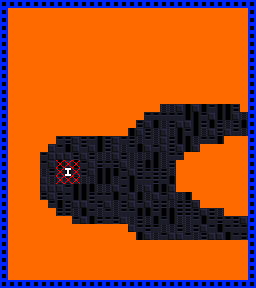

Rendered tile map (Tiled .tmx) drawn with the repository's tilesets; below, a short description and the map source with its tile grids summarised:
An orthogonal 32x36 tile map with 8x8 px tiles, 9 tile layers (Background, GeometryBG, GeometryDestroyable, Geometry, ...), 2 hidden layers not drawn, 2 tilesets and 142 objects.

<map version="1.0.0" orientation="orthogonal" renderorder="left-down" width="32" height="36" tilewidth="8" tileheight="8" nextobjectid="1">
 <tileset firstgid="1" source="exported_tilesets/Prototype Orange.tsx" />
 <tileset firstgid="86" name="Zeta" tilewidth="8" tileheight="8" spacing="1" margin="1" tilecount="176" columns="4">
  <image source="../Sprites/geometry/zeta_complex/zeta_complex.png" width="37" height="397" />
  <terraintypes>
   <terrain name="Purple" tile="-1" />
  </terraintypes>
  <tile id="0">
   <objectgroup draworder="index">
    <object id="1" x="0" y="0" width="8" height="8" />
   </objectgroup>
  </tile>
  <tile id="1">
   <objectgroup draworder="index">
    <object id="1" x="0" y="0" width="8" height="8" />
   </objectgroup>
  </tile>
  <tile id="2" terrain="0,,0,">
   <objectgroup draworder="index">
    <object id="2" x="0" y="0" width="8" height="8" />
   </objectgroup>
  </tile>
  <tile id="3">
   <objectgroup draworder="index">
    <object id="1" x="0" y="0" width="8" height="8" />
   </objectgroup>
  </tile>
  <tile id="4">
   <objectgroup draworder="index">
    <object id="1" x="0" y="0" width="8" height="8" />
   </objectgroup>
  </tile>
  <tile id="5" terrain="0,0,0,0">
   <objectgroup draworder="index">
    <object id="1" x="0" y="0" width="8" height="8" />
   </objectgroup>
  </tile>
  <tile id="6" terrain="0,0,0,0">
   <objectgroup draworder="index">
    <object id="1" x="0" y="0" width="8" height="8" />
   </objectgroup>
  </tile>
  <tile id="7" terrain="0,0,,">
   <objectgroup draworder="index">
    <object id="1" x="0" y="0" width="8" height="8" />
   </objectgroup>
  </tile>
  <tile id="8" terrain="0,,,">
   <objectgroup draworder="index">
    <object id="2" x="0" y="0">
     <polygon points="0,0 0,8 8,0" />
    </object>
   </objectgroup>
  </tile>
  <tile id="9" terrain=",,0,">
   <objectgroup draworder="index">
    <object id="2" x="0" y="0">
     <polygon points="0,0 0,8 8,8" />
    </object>
   </objectgroup>
  </tile>
  <tile id="10" terrain=",,0,0">
   <objectgroup draworder="index">
    <object id="1" x="0" y="0" width="8" height="8" />
   </objectgroup>
  </tile>
  <tile id="11" terrain=",,,0">
   <objectgroup draworder="index">
    <object id="3" x="0" y="8">
     <polygon points="0,0 8,-8 8,0 0,0" />
    </object>
   </objectgroup>
  </tile>
  <tile id="12">
   <objectgroup draworder="index">
    <object id="1" x="0" y="0" width="8" height="8" />
   </objectgroup>
  </tile>
  <tile id="13" terrain=",0,,0">
   <objectgroup draworder="index">
    <object id="1" x="0" y="0" width="8" height="8" />
   </objectgroup>
  </tile>
  <tile id="14" terrain=",0,,">
   <objectgroup draworder="index">
    <object id="2" x="0" y="0">
     <polygon points="0,0 8,8 8,0" />
    </object>
   </objectgroup>
  </tile>
  <tile id="15">
   <objectgroup draworder="index">
    <object id="1" x="5" y="0" width="3" height="8" />
   </objectgroup>
  </tile>
  <tile id="16">
   <objectgroup draworder="index">
    <object id="2" x="0" y="0" width="3" height="8" />
   </objectgroup>
  </tile>
  <tile id="17">
   <objectgroup draworder="index">
    <object id="1" x="0" y="0" width="8" height="8" />
   </objectgroup>
  </tile>
  <tile id="18">
   <objectgroup draworder="index">
    <object id="1" x="0" y="0" width="8" height="8" />
   </objectgroup>
  </tile>
  <tile id="19">
   <objectgroup draworder="index">
    <object id="1" x="0" y="0" width="8" height="8" />
   </objectgroup>
  </tile>
  <tile id="20">
   <objectgroup draworder="index">
    <object id="1" x="0" y="0" width="8" height="8" />
   </objectgroup>
  </tile>
  <tile id="21">
   <objectgroup draworder="index">
    <object id="1" x="0" y="0" width="8" height="8" />
   </objectgroup>
  </tile>
  <tile id="22">
   <objectgroup draworder="index">
    <object id="1" x="0" y="0" width="8" height="8" />
   </objectgroup>
  </tile>
  <tile id="23">
   <objectgroup draworder="index">
    <object id="1" x="0" y="0" width="8" height="8" />
   </objectgroup>
  </tile>
  <tile id="24">
   <objectgroup draworder="index">
    <object id="1" x="0" y="0" width="8" height="8" />
   </objectgroup>
  </tile>
  <tile id="25">
   <objectgroup draworder="index">
    <object id="1" x="0" y="0" width="8" height="8" />
   </objectgroup>
  </tile>
  <tile id="26">
   <objectgroup draworder="index">
    <object id="1" x="0" y="0" width="8" height="8" />
   </objectgroup>
  </tile>
  <tile id="27">
   <objectgroup draworder="index">
    <object id="1" x="0" y="0" width="8" height="8" />
   </objectgroup>
  </tile>
  <tile id="28">
   <objectgroup draworder="index">
    <object id="1" x="0" y="0" width="8" height="8" />
   </objectgroup>
  </tile>
  <tile id="29">
   <objectgroup draworder="index">
    <object id="1" x="0" y="0" width="8" height="8" />
   </objectgroup>
  </tile>
  <tile id="30">
   <objectgroup draworder="index">
    <object id="1" x="0" y="0" width="8" height="8" />
   </objectgroup>
  </tile>
  <tile id="31">
   <objectgroup draworder="index">
    <object id="1" x="0" y="0" width="8" height="8" />
   </objectgroup>
  </tile>
  <tile id="32">
   <objectgroup draworder="index">
    <object id="1" x="0" y="0" width="8" height="8" />
   </objectgroup>
  </tile>
  <tile id="33">
   <objectgroup draworder="index">
    <object id="1" x="0" y="0" width="8" height="8" />
   </objectgroup>
  </tile>
  <tile id="34">
   <objectgroup draworder="index">
    <object id="1" x="0" y="0" width="8" height="8" />
   </objectgroup>
  </tile>
  <tile id="35">
   <objectgroup draworder="index">
    <object id="1" x="0" y="0" width="8" height="8" />
   </objectgroup>
  </tile>
  <tile id="36">
   <objectgroup draworder="index">
    <object id="1" x="0" y="0" width="8" height="8" />
   </objectgroup>
  </tile>
  <tile id="37">
   <objectgroup draworder="index">
    <!-- 1 objects omitted --></objectgroup>
  </tile>
  <tile id="38">
   <objectgroup draworder="index">
    <!-- 1 objects omitted --></objectgroup>
  </tile>
  <tile id="39">
   <objectgroup draworder="index">
    <!-- 1 objects omitted --></objectgroup>
  </tile>
  <tile id="40">
   <objectgroup draworder="index">
    <!-- 1 objects omitted --></objectgroup>
  </tile>
  <tile id="41">
   <objectgroup draworder="index">
    <!-- 1 objects omitted --></objectgroup>
  </tile>
  <tile id="42">
   <objectgroup draworder="index">
    <!-- 1 objects omitted --></objectgroup>
  </tile>
  <tile id="43">
   <objectgroup draworder="index">
    <!-- 1 objects omitted --></objectgroup>
  </tile>
  <tile id="44">
   <objectgroup draworder="index">
    <!-- 1 objects omitted --></objectgroup>
  </tile>
  <tile id="45">
   <objectgroup draworder="index">
    <!-- 1 objects omitted --></objectgroup>
  </tile>
  <tile id="46">
   <objectgroup draworder="index">
    <!-- 1 objects omitted --></objectgroup>
  </tile>
  <tile id="47">
   <objectgroup draworder="index">
    <!-- 1 objects omitted --></objectgroup>
  </tile>
  <tile id="48">
   <objectgroup draworder="index">
    <!-- 1 objects omitted --></objectgroup>
  </tile>
  <tile id="49">
   <objectgroup draworder="index">
    <!-- 1 objects omitted --></objectgroup>
  </tile>
  <tile id="50">
   <objectgroup draworder="index">
    <!-- 1 objects omitted --></objectgroup>
  </tile>
  <tile id="51">
   <objectgroup draworder="index">
    <!-- 1 objects omitted --></objectgroup>
  </tile>
  <tile id="52">
   <objectgroup draworder="index">
    <!-- 4 objects omitted --></objectgroup>
  </tile>
  <tile id="53">
   <objectgroup draworder="index">
    <!-- 2 objects omitted --></objectgroup>
  </tile>
  <tile id="54">
   <objectgroup draworder="index">
    <!-- 1 objects omitted --></objectgroup>
  </tile>
  <tile id="55">
   <objectgroup draworder="index">
    <!-- 4 objects omitted --></objectgroup>
  </tile>
  <tile id="56">
   <objectgroup draworder="index">
    <!-- 1 objects omitted --></objectgroup>
  </tile>
  <tile id="57">
   <objectgroup draworder="index">
    <!-- 1 objects omitted --></objectgroup>
  </tile>
  <tile id="63">
   <objectgroup draworder="index">
    <!-- 1 objects omitted --></objectgroup>
  </tile>
  <tile id="64">
   <objectgroup draworder="index">
    <!-- 1 objects omitted --></objectgroup>
  </tile>
  <tile id="65">
   <objectgroup draworder="index">
    <!-- 1 objects omitted --></objectgroup>
  </tile>
  <tile id="66">
   <objectgroup draworder="index">
    <!-- 1 objects omitted --></objectgroup>
  </tile>
  <tile id="67">
   <objectgroup draworder="index">
    <!-- 1 objects omitted --></objectgroup>
  </tile>
  <tile id="68">
   <objectgroup draworder="index">
    <!-- 1 objects omitted --></objectgroup>
  </tile>
  <tile id="69">
   <objectgroup draworder="index">
    <!-- 1 objects omitted --></objectgroup>
  </tile>
  <tile id="70">
   <objectgroup draworder="index">
    <!-- 1 objects omitted --></objectgroup>
  </tile>
  <tile id="71">
   <objectgroup draworder="index">
    <!-- 1 objects omitted --></objectgroup>
  </tile>
  <tile id="72">
   <objectgroup draworder="index">
    <!-- 1 objects omitted --></objectgroup>
  </tile>
  <tile id="73">
   <objectgroup draworder="index">
    <!-- 1 objects omitted --></objectgroup>
  </tile>
  <tile id="74">
   <objectgroup draworder="index">
    <!-- 1 objects omitted --></objectgroup>
  </tile>
  <tile id="75">
   <objectgroup draworder="index">
    <!-- 1 objects omitted --></objectgroup>
  </tile>
  <tile id="76">
   <objectgroup draworder="index">
    <!-- 1 objects omitted --></objectgroup>
  </tile>
  <tile id="77">
   <objectgroup draworder="index">
    <!-- 1 objects omitted --></objectgroup>
  </tile>
  <tile id="78">
   <objectgroup draworder="index">
    <!-- 1 objects omitted --></objectgroup>
  </tile>
  <tile id="79">
   <objectgroup draworder="index">
    <!-- 1 objects omitted --></objectgroup>
  </tile>
  <tile id="80">
   <objectgroup draworder="index">
    <!-- 1 objects omitted --></objectgroup>
  </tile>
  <tile id="81">
   <objectgroup draworder="index">
    <!-- 1 objects omitted --></objectgroup>
  </tile>
  <tile id="82">
   <objectgroup draworder="index">
    <!-- 1 objects omitted --></objectgroup>
  </tile>
  <tile id="83">
   <objectgroup draworder="index" />
  </tile>
  <tile id="94">
   <objectgroup draworder="index">
    <!-- 1 objects omitted --></objectgroup>
  </tile>
  <tile id="104">
   <objectgroup draworder="index">
    <!-- 1 objects omitted --></objectgroup>
  </tile>
  <tile id="105">
   <objectgroup draworder="index">
    <!-- 1 objects omitted --></objectgroup>
  </tile>
  <tile id="106">
   <objectgroup draworder="index">
    <!-- 1 objects omitted --></objectgroup>
  </tile>
  <tile id="107">
   <objectgroup draworder="index">
    <!-- 1 objects omitted --></objectgroup>
  </tile>
  <tile id="108">
   <objectgroup draworder="index">
    <!-- 1 objects omitted --></objectgroup>
  </tile>
  <tile id="109">
   <objectgroup draworder="index">
    <!-- 1 objects omitted --></objectgroup>
  </tile>
  <tile id="110">
   <objectgroup draworder="index">
    <!-- 1 objects omitted --></objectgroup>
  </tile>
  <tile id="111">
   <objectgroup draworder="index">
    <!-- 1 objects omitted --></objectgroup>
  </tile>
  <tile id="112">
   <objectgroup draworder="index">
    <!-- 1 objects omitted --></objectgroup>
  </tile>
  <tile id="113">
   <objectgroup draworder="index">
    <!-- 1 objects omitted --></objectgroup>
  </tile>
  <tile id="114">
   <objectgroup draworder="index">
    <!-- 1 objects omitted --></objectgroup>
  </tile>
  <tile id="115">
   <objectgroup draworder="index">
    <!-- 1 objects omitted --></objectgroup>
  </tile>
  <tile id="116">
   <objectgroup draworder="index">
    <!-- 1 objects omitted --></objectgroup>
  </tile>
  <tile id="117">
   <objectgroup draworder="index">
    <!-- 1 objects omitted --></objectgroup>
  </tile>
  <tile id="118">
   <objectgroup draworder="index">
    <!-- 1 objects omitted --></objectgroup>
  </tile>
  <tile id="119">
   <objectgroup draworder="index">
    <!-- 1 objects omitted --></objectgroup>
  </tile>
  <tile id="120">
   <objectgroup draworder="index">
    <!-- 1 objects omitted --></objectgroup>
  </tile>
  <tile id="121">
   <objectgroup draworder="index">
    <!-- 1 objects omitted --></objectgroup>
  </tile>
  <tile id="122">
   <objectgroup draworder="index">
    <!-- 1 objects omitted --></objectgroup>
  </tile>
  <tile id="123">
   <objectgroup draworder="index">
    <!-- 1 objects omitted --></objectgroup>
  </tile>
  <tile id="124">
   <objectgroup draworder="index">
    <!-- 1 objects omitted --></objectgroup>
  </tile>
  <tile id="125">
   <objectgroup draworder="index">
    <!-- 1 objects omitted --></objectgroup>
  </tile>
  <tile id="126">
   <objectgroup draworder="index">
    <!-- 1 objects omitted --></objectgroup>
  </tile>
  <tile id="127">
   <objectgroup draworder="index">
    <!-- 1 objects omitted --></objectgroup>
  </tile>
  <tile id="128">
   <objectgroup draworder="index">
    <!-- 1 objects omitted --></objectgroup>
  </tile>
  <tile id="129">
   <objectgroup draworder="index">
    <!-- 1 objects omitted --></objectgroup>
  </tile>
  <tile id="130">
   <objectgroup draworder="index">
    <!-- 1 objects omitted --></objectgroup>
  </tile>
  <tile id="131">
   <objectgroup draworder="index">
    <!-- 1 objects omitted --></objectgroup>
  </tile>
  <tile id="143">
   <objectgroup draworder="index">
    <!-- 1 objects omitted --></objectgroup>
  </tile>
  <tile id="144">
   <objectgroup draworder="index">
    <!-- 1 objects omitted --></objectgroup>
  </tile>
  <tile id="147">
   <objectgroup draworder="index">
    <!-- 1 objects omitted --></objectgroup>
  </tile>
  <tile id="148">
   <objectgroup draworder="index">
    <!-- 1 objects omitted --></objectgroup>
  </tile>
  <tile id="149">
   <objectgroup draworder="index">
    <!-- 1 objects omitted --></objectgroup>
  </tile>
  <tile id="150">
   <objectgroup draworder="index">
    <!-- 1 objects omitted --></objectgroup>
  </tile>
  <tile id="151">
   <objectgroup draworder="index">
    <!-- 1 objects omitted --></objectgroup>
  </tile>
  <tile id="152">
   <objectgroup draworder="index">
    <!-- 1 objects omitted --></objectgroup>
  </tile>
  <tile id="153">
   <objectgroup draworder="index">
    <!-- 1 objects omitted --></objectgroup>
  </tile>
  <tile id="154">
   <objectgroup draworder="index">
    <!-- 1 objects omitted --></objectgroup>
  </tile>
  <tile id="155">
   <objectgroup draworder="index">
    <!-- 1 objects omitted --></objectgroup>
  </tile>
  <tile id="156">
   <objectgroup draworder="index">
    <!-- 1 objects omitted --></objectgroup>
  </tile>
  <tile id="157">
   <objectgroup draworder="index">
    <!-- 1 objects omitted --></objectgroup>
  </tile>
  <tile id="158">
   <objectgroup draworder="index">
    <!-- 1 objects omitted --></objectgroup>
  </tile>
  <tile id="159">
   <objectgroup draworder="index">
    <!-- 1 objects omitted --></objectgroup>
  </tile>
  <tile id="160">
   <objectgroup draworder="index">
    <!-- 1 objects omitted --></objectgroup>
  </tile>
  <tile id="161">
   <objectgroup draworder="index">
    <!-- 1 objects omitted --></objectgroup>
  </tile>
  <tile id="162">
   <objectgroup draworder="index">
    <!-- 1 objects omitted --></objectgroup>
  </tile>
  <tile id="163">
   <objectgroup draworder="index">
    <!-- 1 objects omitted --></objectgroup>
  </tile>
  <tile id="164">
   <objectgroup draworder="index">
    <!-- 1 objects omitted --></objectgroup>
  </tile>
  <tile id="165">
   <objectgroup draworder="index">
    <!-- 1 objects omitted --></objectgroup>
  </tile>
  <tile id="166">
   <objectgroup draworder="index">
    <!-- 1 objects omitted --></objectgroup>
  </tile>
  <tile id="167">
   <objectgroup draworder="index">
    <!-- 1 objects omitted --></objectgroup>
  </tile>
  <tile id="168">
   <objectgroup draworder="index">
    <!-- 1 objects omitted --></objectgroup>
  </tile>
  <tile id="169">
   <objectgroup draworder="index">
    <!-- 1 objects omitted --></objectgroup>
  </tile>
  <tile id="170">
   <objectgroup draworder="index">
    <!-- 1 objects omitted --></objectgroup>
  </tile>
  <tile id="171">
   <objectgroup draworder="index">
    <!-- 1 objects omitted --></objectgroup>
  </tile>
  <tile id="172">
   <objectgroup draworder="index">
    <!-- 1 objects omitted --></objectgroup>
  </tile>
 </tileset>
 <layer name="Background" width="32" height="36">
  <properties>
   <property name="unity:ignore" value="collision" />
   <property name="unity:sortingLayerName" value="Background" />
  </properties>
  <data>[1152 cells, 1020 non-empty, 5 distinct tile ids]</data>
 </layer>
 <layer name="ParalaxBG" width="32" height="36" visible="0">
  <properties>
   <property name="unity:ignore" value="collision" />
   <property name="unity:sortingLayerName" value="ParalaxBG" />
   <property name="unity:tag" value="TiledParalax" />
  </properties>
  <data>[1152 cells, 0 non-empty, 0 distinct tile ids]</data>
 </layer>
 <layer name="ParalaxFG" width="32" height="36" visible="0">
  <properties>
   <property name="unity:ignore" value="collision" />
   <property name="unity:sortingLayerName" value="ParalaxFG" />
   <property name="unity:tag" value="TiledParalax" />
  </properties>
  <data>[1152 cells, 0 non-empty, 0 distinct tile ids]</data>
 </layer>
 <layer name="GeometryBG" width="32" height="36">
  <properties>
   <property name="unity:ignore" value="collision" />
   <property name="unity:sortingLayerName" value="GeometryBG" />
   <property name="unity:sortingOrder" value="-10" />
  </properties>
  <data>[1152 cells, 132 non-empty, 1 distinct tile ids]</data>
 </layer>
 <layer name="GeometryDestroyable" width="32" height="36">
  <properties>
   <property name="unity:layer" value="Geometry" />
   <property name="unity:sortingLayerName" value="Geometry" />
  </properties>
  <data>[1152 cells, 0 non-empty, 0 distinct tile ids]</data>
 </layer>
 <layer name="Geometry" width="32" height="36">
  <properties>
   <property name="unity:layer" value="Geometry" />
   <property name="unity:sortingLayerName" value="Geometry" />
  </properties>
  <data>[1152 cells, 732 non-empty, 1 distinct tile ids]</data>
 </layer>
 <layer name="GeometryTest" width="32" height="36">
  <properties>
   <property name="unity:layer" value="Geometry" />
   <property name="unity:sortingLayerName" value="Geometry" />
   <property name="unity:sortingOrder" type="int" value="10" />
  </properties>
  <data>[1152 cells, 0 non-empty, 0 distinct tile ids]</data>
 </layer>
 <layer name="Items - HIDE ME" width="32" height="36">
  <properties>
   <property name="unity:layer" value="Geometry" />
   <property name="unity:sortingLayerName" value="Items" />
   <property name="unity:sortingOrder" type="int" value="-5" />
  </properties>
  <data>[1152 cells, 9 non-empty, 2 distinct tile ids]</data>
 </layer>
 <layer name="Foreground" width="32" height="36">
  <properties>
   <property name="unity:ignore" value="collision" />
   <property name="unity:sortingLayerName" value="Foreground" />
  </properties>
  <data>[1152 cells, 0 non-empty, 0 distinct tile ids]</data>
 </layer>
 <layer name="Foreground2" width="32" height="36">
  <properties>
   <property name="unity:ignore" value="collision" />
   <property name="unity:sortingLayerName" value="Foreground" />
   <property name="unity:sortingOrder" type="int" value="10" />
  </properties>
  <data>[1152 cells, 0 non-empty, 0 distinct tile ids]</data>
 </layer>
 <layer name="Foreground3" width="32" height="36">
  <properties>
   <property name="unity:ignore" value="collision" />
   <property name="unity:sortingLayerName" value="Foreground" />
   <property name="unity:sortingOrder" type="int" value="20" />
  </properties>
  <data>[1152 cells, 0 non-empty, 0 distinct tile ids]</data>
 </layer>
</map>
<!-- 105 of 142 objects omitted -->
